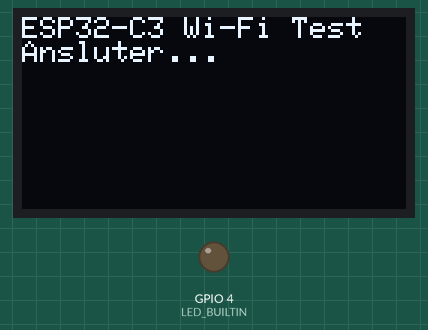
Recording of a sketch running on a simulated ESP32-C3. Parts: 128×64 one-colour display, output pins drawn as LEDs (lit = HIGH). Dashed ring = blinking. WiFi joins after 1.5 s; servers stay silent unless stated; what the sketch prints to the serial monitor is not drawn.

Above: at 1.1 s.
At 1.6 s:
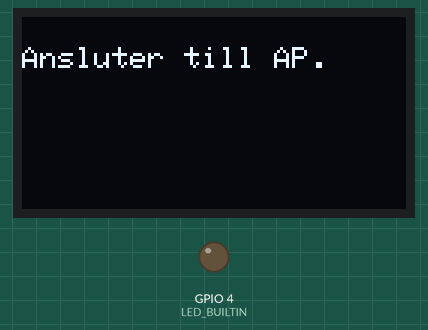
At 2.2 s:
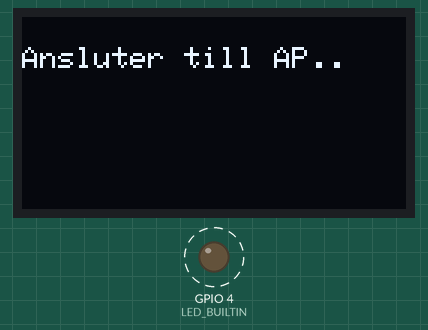
At 2.8 s:
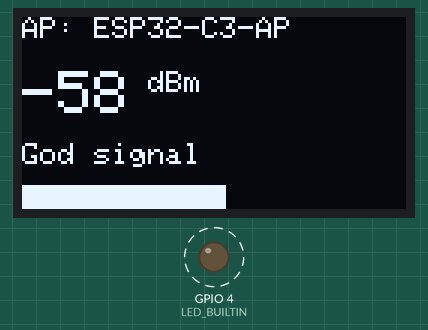
Timing chart, 0 to 40.0 s (numbered marks = the images above):
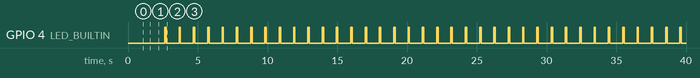

The sketch:

oled_i2c_esp32c3_wifi_client.ino
```cpp
#include <WiFi.h>
#include <Wire.h>
#include <Adafruit_GFX.h>
#include <Adafruit_SSD1306.h>

// Skärminställningar
#define SCREEN_WIDTH 128
#define SCREEN_HEIGHT 64
#define OLED_RESET    -1  // Delas ofta med ESP32 reset
#define SCREEN_ADDRESS 0x3C // Vanligaste I2C-adressen (ibland 0x3D)

// Ange dina I2C-pinnar för C3
#define SDA_PIN 0
#define SCL_PIN 1

#define LED_BUILTIN 4  // Ändra om din LED sitter på annan GPIO

Adafruit_SSD1306 display(SCREEN_WIDTH, SCREEN_HEIGHT, &Wire, OLED_RESET);

const char* ssid = "ESP32-C3-AP";
const char* password = "Lösenord123";

void setup() {
  Serial.begin(115200);
  delay(1000);

  pinMode(LED_BUILTIN, OUTPUT);
  digitalWrite(LED_BUILTIN, LOW);

  // Starta I2C med anpassade pinnar
  Wire.begin(SDA_PIN, SCL_PIN);

  // Starta OLED-skärmen
  if(!display.begin(SSD1306_SWITCHCAPVCC, SCREEN_ADDRESS)) {
    Serial.println(F("Kunde inte hitta SSD1306 OLED-skärmen!"));
  } else {
    display.clearDisplay();
    display.setTextColor(SSD1306_WHITE);
    display.setTextSize(1);
    display.setCursor(0, 0);
    display.println("ESP32-C3 Wi-Fi Test");
    display.println("Ansluter...");
    display.display();
  }

  WiFi.mode(WIFI_STA);
  WiFi.begin(ssid, password);

  // Vänta på anslutning med visuell indikering på skärmen
  int dots = 0;
  while (WiFi.status() != WL_CONNECTED) {
    delay(500);
    dots = (dots + 1) % 4;

    display.clearDisplay();
    display.setCursor(0, 10);
    display.setTextSize(1);
    display.print("Ansluter till AP");
    for(int i = 0; i < dots; i++) display.print(".");
    display.display();
  }

  Serial.println("\nAnsluten!");
}

void loop() {
  // Blinkar med LED (100 ms)
  digitalWrite(LED_BUILTIN, HIGH);
  delay(100);
  digitalWrite(LED_BUILTIN, LOW);

  display.clearDisplay();

  if (WiFi.status() == WL_CONNECTED) {
    int32_t rssi = WiFi.RSSI();

    // 1. Rubrik
    display.setTextSize(1);
    display.setCursor(0, 0);
    display.print("AP: ");
    display.println(ssid);

    // 2. RSSI-värde i stor text
    display.setTextSize(2);
    display.setCursor(0, 18);
    display.print(rssi);
    display.setTextSize(1);
    display.print(" dBm");

    // 3. Texttolkning av signalstyrkan
    display.setCursor(0, 42);
    if (rssi >= -50) {
      display.println("Utmarkt signal");
    } else if (rssi >= -65) {
      display.println("God signal");
    } else if (rssi >= -75) {
      display.println("Medelstark signal");
    } else {
      display.println("Svag signal");
    }

    // 4. Enkel signalstapel längst ner
    int barWidth = map(constrain(rssi, -90, -30), -90, -30, 0, 128);
    display.fillRect(0, 56, barWidth, 8, SSD1306_WHITE);

    // Skriv ut till Serial också
    Serial.print("RSSI: ");
    Serial.print(rssi);
    Serial.println(" dBm");

  } else {
    display.setTextSize(1);
    display.setCursor(0, 20);
    display.println("Tappade anslutning!");
  }

  display.display(); // Uppdatera skärmen med ny data

  delay(900); // Totalt 1 sekund per cykel
}
```

Measured:
- by itself, GPIO 4 (LED_BUILTIN): alternates HIGH for 0.10 s and LOW for 0.93 s
- what the display in image 0 shows lasts 0.5 s, from 1.1 s to 1.6 s
